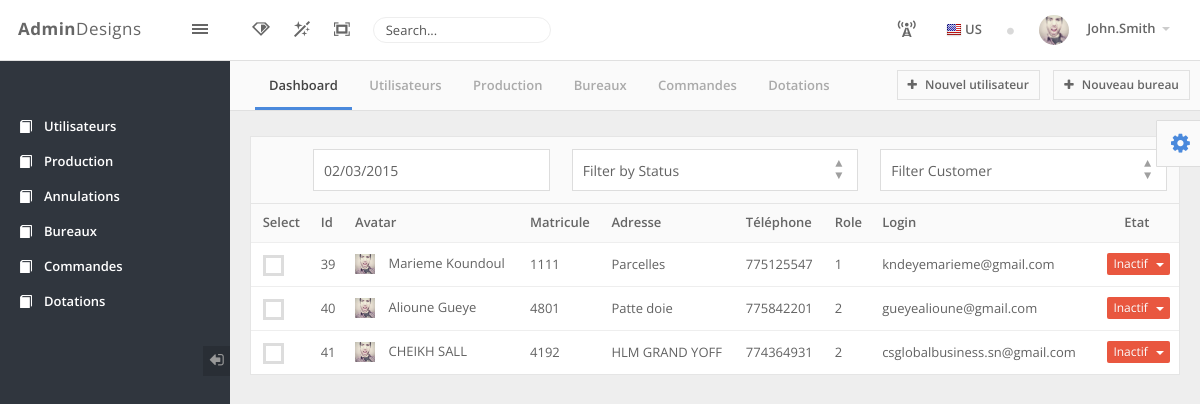
The app's page /controllers/routes.php?action=listeUsers with its own data.
### tables this page shows
CREATE TABLE `utilisateur` (
  `id_user` int(11) NOT NULL,
  `matricule` int(10) NOT NULL,
  `prenom` varchar(255) NOT NULL,
  `nom` varchar(255) NOT NULL,
  `adresse` varchar(255) DEFAULT NULL,
  `telephone` varchar(255) DEFAULT NULL,
  `role_user` int(11) NOT NULL,
  `login` varchar(255) DEFAULT NULL,
  `password` varchar(255) DEFAULT NULL,
  `etat` tinyint(1) NOT NULL DEFAULT '0'
);

### mapping/UserDao.php (called while the page is built, shortened)
<?php
class UserDao{
private static $connector;
public function getConnector(){
    self::$connector= ConnexionDB::getInstance();
    return  self::$connector;
}
function getUsers(){
    try {
        $connector = $this->getConnector();
        $usersRequest = "SELECT * FROM utilisateur";
        $prepared=$connector->prepare($usersRequest );
        $prepared->execute();
        $users = $prepared->fetchAll(PDO::FETCH_ASSOC);
        return $users;
    } catch (Exception $e) {
        return $e->getMessage();
    }
}
}

### view/admin/users.php (the view, shortened to what this page needs)
<!DOCTYPE html>
<html>
<?php
    $assets = '../../forint_v2/assets/';
?>
<head>
    <link rel="stylesheet" type="text/css" href=<?php echo $assets."admin-tools/admin-forms/css/admin-forms.css>";?>
    <link rel="stylesheet" type="text/css" href=<?php echo $assets."skin/default_skin/css/theme_default.css>";?>
</head>
<body class="ecommerce-page">
    <div id="skin-toolbox">
        <div class="panel">
            <div class="panel-heading">
                <span class="panel-icon">
          <i class="fa fa-gear text-primary"></i>
        </span>
            </div>
        </div>
    </div>
    <div id="main">
        <header class="navbar navbar-fixed-top">
            <div class="navbar-branding">
                <a class="navbar-brand" href="admin_index.php">
                    <b>Admin</b>Designs
                </a>
                <span id="toggle_sidemenu_l" class="ad ad-lines"></span>
            </div>
            <ul class="nav navbar-nav navbar-left">
                <li>
                    <a class="sidebar-menu-toggle" href="#">
                        <span class="ad ad-ruby fs18"></span>
                    </a>
                </li>
                <li>
                    <a class="topbar-menu-toggle" href="#">
                        <span class="ad ad-wand fs16"></span>
                    </a>
                </li>
                <li class="hidden-xs">
                    <a class="request-fullscreen toggle-active" href="#">
                        <span class="ad ad-screen-full fs18"></span>
                    </a>
                </li>
            </ul>
            <form class="navbar-form navbar-left navbar-search" role="search">
                <div class="form-group">
                    <input type="text" class="form-control" placeholder="Search..." value="Search...">
                </div>
            </form>
            <ul class="nav navbar-nav navbar-right">
                <li class="dropdown">
                    <a class="dropdown-toggle" data-toggle="dropdown" href="#">
                        <span class="ad ad-radio-tower fs18"></span>
                    </a>
                </li>
                <li class="dropdown">
                    <a class="dropdown-toggle" data-toggle="dropdown" href="#">
                        <span class="flag-xs flag-us"></span> US
                    </a>
                </li>
                <li class="menu-divider hidden-xs">
                    <i class="fa fa-circle"></i>
                </li>
                <li class="dropdown">
                    <a href="#" class="dropdown-toggle fw600 p15" data-toggle="dropdown"> <img src=<?php echo $assets.'img/avatars/1.jpg'?> alt="avatar" class="mw30 br64 mr15"> John.Smith
                        <span class="caret caret-tp hidden-xs"></span>
                    </a>
                </li>
            </ul>
        </header>
        <aside id="sidebar_left" class="nano nano-primary affix">
            <?php include('menu_admin.php');?>
        </aside>
        <section id="content_wrapper">
                <header id="topbar" class="ph10">
                <div class="topbar-left">
                    <ul class="nav nav-list nav-list-topbar pull-left">
                        <li class="active">
                            <a href="../controllers/routes.php?action=dashboard">Dashboard</a>
                        </li>
                        <li>
                            <a href="../controllers/routes.php?action=listeUsers">Utilisateurs</a>
                        </li>
                        <li>
                            <a href="../controllers/routes.php?action=productions">Production</a>
                        </li>
                        <li>
                            <a href="../controllers/routes.php?action=bureaux">Bureaux</a>
                        </li>
                        <li>
                            <a href="../controllers/routes.php?action=commandes">Commandes</a>
                        </li>
                        <li>
                            <a href="../controllers/routes.php?action=dotations">Dotations</a>
                        </li>
                    </ul>
                </div>
                <div class="topbar-right hidden-xs hidden-sm">
                    <a class="btn btn-default btn-sm light fw600 ml10" id='new-user'>
                        <span class="fa fa-plus pr5"></span> Nouvel utilisateur</a>
                    <a class="btn btn-default btn-sm light fw600 ml10" id='new-office'>
                        <span class="fa fa-plus pr5"></span> Nouveau bureau</a>
                </div>
            </header>
            <section id="content" class="table-layout animated fadeIn">
                <div class="tray tray-center">
                    <div class="panel">
                        <div class="panel-menu admin-form theme-primary">
                            <div class="row">
                                <div class="col-md-4">
                                <label for="filter-datepicker" class="field prepend-picker-icon">
                                    <input type="text" value="02/03/2015" id="filter-datepicker" name="filter-datepicker" class="gui-input" placeholder="Filter by Date">
                                </label>
                                </div>
                                <div class="col-md-4">
                                    <label class="field select">
                                <select id="filter-status" name="filter-status">
                                <option value="0">Filter by Status</option>
                                </select>
                            </label>
                                </div>
                                <div class="col-md-4">
                                    <label class="field select">
                    <select id="filter-customer" name="filter-customer">
                      <option value="0">Filter Customer</option>
                    </select>
                  </label>
                                </div>
                            </div>
                        </div>
                        <div class="panel-body pn">
                            <div class="table-responsive">
                                <table class="table admin-form theme-warning tc-checkbox-1 fs13">
                                    <thead>
                                        <tr class="bg-light">
                                            <th class="text-center">Select</th>
                                            <th class="">Id</th>
                                            <th class="">Avatar</th>
                                            <th class="">Matricule</th>
                                            <th class="">Adresse</th>
                                            <th class="">Téléphone</th>
                                            <th class="">Role</th>
                                            <th class="">Login</th>
                                            <th class="text-center">Etat</th>
                                        </tr>
                                    </thead>
                                    <tbody>
                                    <?php
                                        $users =json_decode($usersData);
                                        foreach ($users as $key => $user) {
                                        echo'<tr>
                                        <td class="">
                                            <label class="option block mn">
                                                <input type="checkbox" name="mobileos" value="FR">
                                                <span class="checkbox mn"></span>
                                            </label>
                                        </td>
                                        <td>';echo($user->id_user).'</td>
                                         <td class="w175">
                                            <img class="img-responsive mw20 ib mr10" title="user" src="assets/img/avatars/1.jpg">
                                            <span>';echo($user->prenom)." "; echo($user->nom).'</span>
                                        </td>
                                        <td class="">';echo($user->matricule).'</td>
                                        <td class="">';echo($user->adresse).'</td>
                                        <td class="">';echo($user->telephone).'</td>
                                        <td class="">';echo($user->role_user).'</td>
                                        <td class="">';echo($user->login).'</td>
                                        <td class="text-right">
                                            <div class="btn-group text-right">';
                                            if($user->etat==0){
                                                echo'<button type="button" class="btn btn-danger br2 btn-xs fs12 dropdown-toggle" data-toggle="dropdown" aria-expanded="false"> Inactif
                                                    <span class="caret ml5"></span>
                                                </button>';
                                            }else if($user->etat==1){
                                                echo'<button type="button" class="btn btn-success br2 btn-xs fs12 dropdown-toggle" data-toggle="dropdown" aria-expanded="false"> Actif
                                                    <span class="caret ml5"></span>
                                                </button>';
                                            };
                                             echo'<ul class="dropdown-menu" role="menu">
                                                    <li>
                                                        <a href="#">Production</a>
                                                    </li>
                                                    <li class="extract-production">
                                                        <a>Extraction</a>
                                                        <input id="user-extract-prod" type="hidden" value="';echo $user->matricule.'"/>
                                                    </li>
                                                    <li class="dots">
                                                        <a>Dotation</a>
                                                        <input id="user-dotation" type="hidden" value="';echo $user->matricule.'"/>
                                                        <input id="user-dotation-id" type="hidden" value="';echo $user->id_user.'"/>
                                                    </li>
                                                    <li class="divider"></li>
                                                    <li class="update-data">
                                                        <a>Editer</a>
                                                        <input id="role-up" type="hidden" value="';echo $user->role_user.'"/>
                                                        <input id="mat-up" type="hidden" value="';echo $user->matricule.'"/>
                                                        <input id="prenom-up" type="hidden" value="';echo $user->prenom.'"/>
                                                        <input id="nom-up" type="hidden" value="';echo $user->nom.'"/>
                                                        <input id="adresse-up" type="hidden" value="';echo $user->adresse.'"/>
                                                        <input id="telephone-up" type="hidden" value="';echo $user->telephone.'"/>
                                                        <input id="email-up" type="hidden" value="';echo $user->login.'"/>
                                                        <input id="password-up" type="hidden" value="';echo $user->password.'"/>
                                                    </li>
                                                    <li>
                                                        <a href="#">Activer</a>
                                                    </li>
                                                    <li>
                                                        <a href="#">Désactiver</a>
                                                    </li>
                                                </ul>
                                            </div>
                                        </td>
                                    </tr>';
                                    }
                                    ?>
                                    </tbody>
                                </table>
                            </div>
                        </div>
                    </div>
                </div>
            </section>
        </section>
</body>
</html>

### controllers/routes.php (shortened to what this page needs)
<?php
require_once '../mapping/UserDao.php';
	if(isset($_GET['action'])){
        $resource = '../view/admin/';
		switch($_GET['action']){
			case 'listeUsers':
				$dao = new UserDao();
				$usersData = json_encode($dao->getUsers());
				require_once($resource.'users.php');
            break;
		}
	}

### view/admin/menu_admin.php (shortened to what this page needs)
    <div class="sidebar-left-content nano-content">
<ul class="nav sidebar-menu" style='padding-top:45px !important'>
    <li>
        <a href="../README/index.html">
            <span class="glyphicon glyphicon-book"></span>
            <span class="sidebar-title">Utilisateurs</span>
        </a>
    </li>
    <li>
        <a href="../README/index.html">
            <span class="glyphicon glyphicon-book"></span>
            <span class="sidebar-title">Production</span>
        </a>
    </li>
    <li>
        <a href="../README/index.html">
            <span class="glyphicon glyphicon-book"></span>
            <span class="sidebar-title">Annulations</span>
        </a>
    </li>
    <li>
        <a href="../README/index.html">
            <span class="glyphicon glyphicon-book"></span>
            <span class="sidebar-title">Bureaux</span>
        </a>
    </li>
    <li>
        <a href="../README/index.html">
            <span class="glyphicon glyphicon-book"></span>
            <span class="sidebar-title">Commandes</span>
        </a>
    </li>
    <li>
        <a href="../README/index.html">
            <span class="glyphicon glyphicon-book"></span>
            <span class="sidebar-title">Dotations</span>
        </a>
    </li>
</ul>
<div class="sidebar-toggle-mini">
    <a href="#">
        <span class="fa fa-sign-out"></span>
    </a>
</div>
</div>

### records on screen
utilisateur: id_user "39", prenom "Marieme", nom "Koundoul", matricule "1111", adresse "Parcelles", telephone "775125547", role_user "1", login "kndeyemarieme@gmail.com", etat "Inactif"
utilisateur: id_user "40", prenom "Alioune", nom "Gueye", matricule "4801", adresse "Patte doie", telephone "775842201", role_user "2", login "gueyealioune@gmail.com", etat "Inactif"
utilisateur: id_user "41", prenom "CHEIKH", nom "SALL", matricule "4192", adresse "HLM GRAND YOFF", telephone "774364931", role_user "2", login "csglobalbusiness.sn@gmail.com", etat "Inactif"
